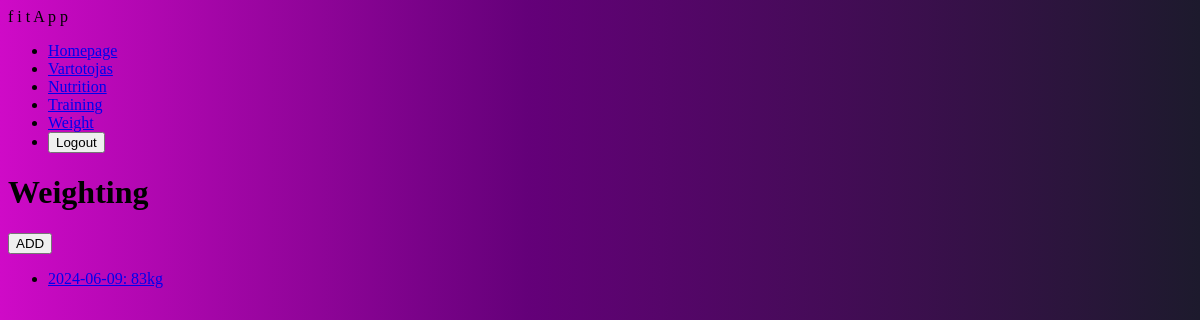
The app's page /fitness/weighting/ (signed in), older data.
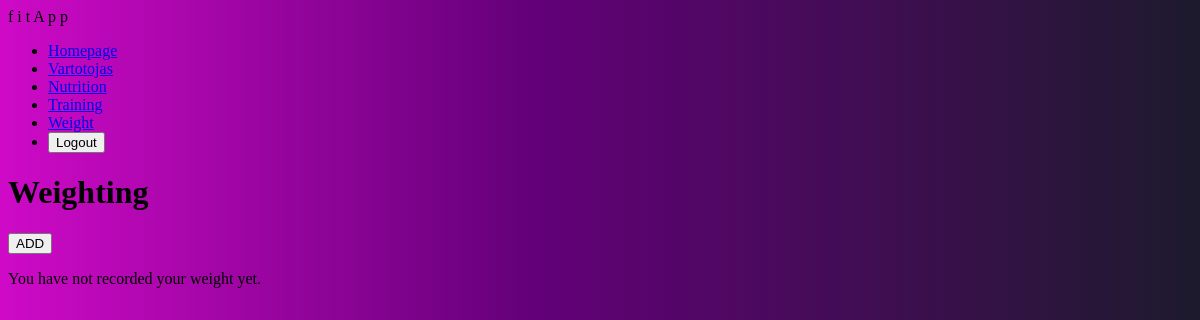
The same page, newer data.
### fitness/models.py (models this page shows)
class Weighting(models.Model):
    athlete = models.ForeignKey(User, on_delete=models.SET_NULL, null=True)
    weight = models.IntegerField('Weight')
    date = models.DateField('Date', default=date.today)
    def __str__(self):
        return f"{self.date}:  {self.weight}kg"

### fitness/views.py (the view)
# urls.py: path('weighting/', views.WeightingListView.as_view(), name= 'weighting'),
class WeightingListView(LoginRequiredMixin, ListView):
    model = Weighting
    template_name = 'weighting.html'
    def get_queryset(self):
        return Weighting.objects.filter(athlete=self.request.user).order_by('-date')

### templates/weighting.html
{% extends "base.html" %}
{% block content %}
    <h1>Weighting</h1>
     <a href="{% url 'weighting-add' %}"><button>ADD</button></a>
    {% if weighting_list %}
    <ul>
        {% for day in weighting_list %}
            <li id="days">
            <a  href="{% url 'weighting-update' day.pk %}">{{ day }} </a>
            </li>
        {% endfor %}
    </ul>
    {% else %}
      <p>You have not recorded your weight yet.</p>
    {% endif %}
{% endblock %}

Row changes from the older to the newer data that the page shows:
removed Weighting: date+weight "2024-06-09: 83kg"
Text that changed along with them:
text now shown: "You have not recorded your weight yet."
